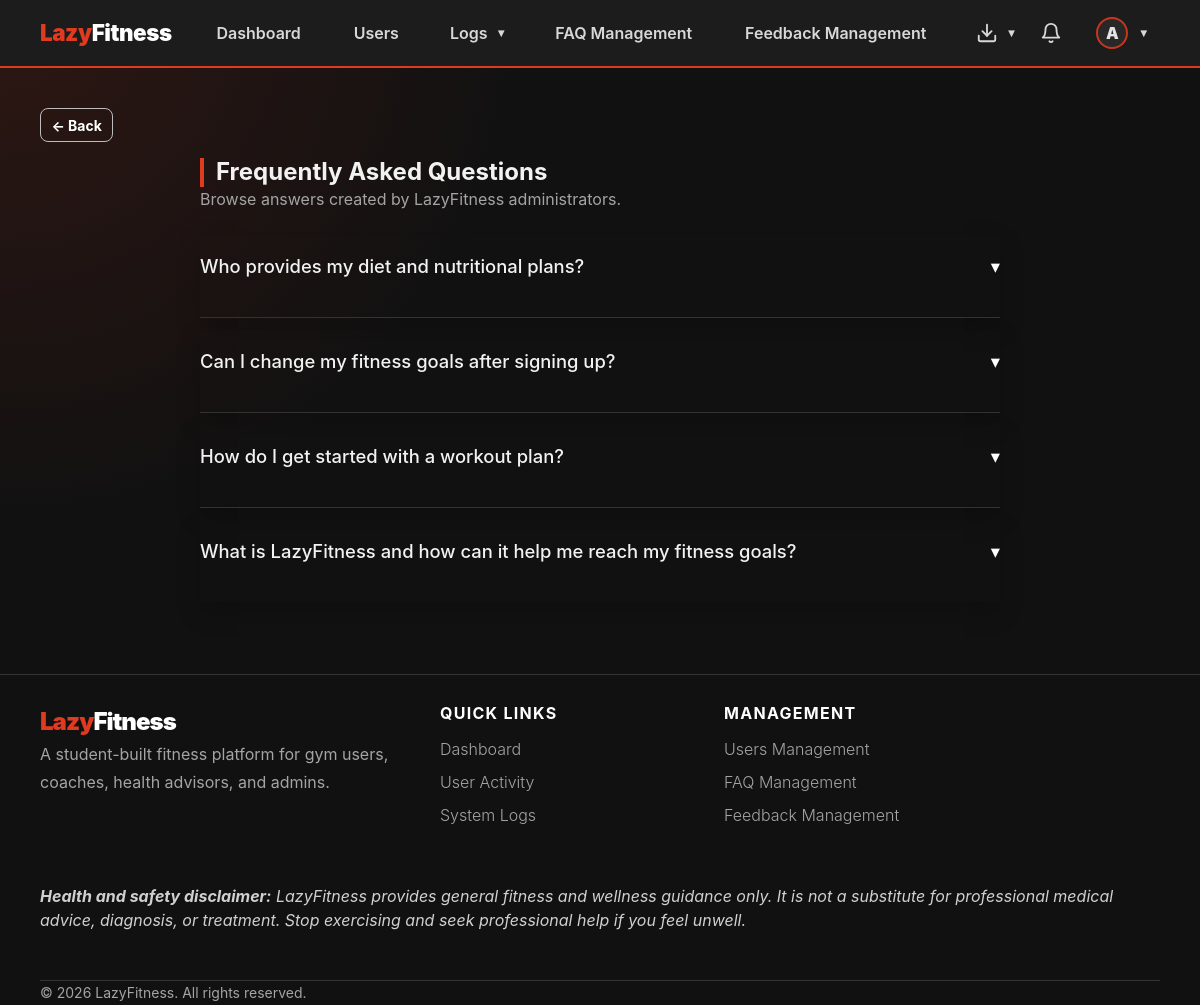
/faq/ (signed in), run on the app's committed database.
### apps/accounts/models.py (models this page shows, shortened)
class User(AbstractBaseUser, PermissionsMixin):
    ROLE_CHOICES = [
        ('gym_user',       'Gym User'),
        ('fitness_coach',  'Fitness Coach'),
        ('health_advisor', 'Health Advisor'),
        ('admin',          'Admin'),
    ]
    username_validator = RegexValidator(
        regex=r'^[\w.@+-]+$',
        message='Username may contain letters, numbers, and @/./+/-/_ characters only.',
    )
    username    = models.CharField(max_length=150, unique=True, validators=[username_validator])
    email       = models.EmailField(unique=True)
    profile_picture = models.ImageField(
        upload_to='profile_pictures/',
        blank=True,
        null=True,
        help_text='Optional profile picture used across LazyFitness.',
    )
    role        = models.CharField(max_length=20, choices=ROLE_CHOICES)
    is_active   = models.BooleanField(default=True)   # userStatus
    is_staff    = models.BooleanField(default=False)
    date_joined = models.DateTimeField(auto_now_add=True)
    USERNAME_FIELD  = 'username'
    REQUIRED_FIELDS = ['email', 'role']
    objects = UserManager()
    @property
    def display_name(self):
        profile_fields = [
            ('gymuser', 'user_name'),
            ('coach', 'coach_name'),
            ('healthadvisor', 'advisor_name'),
            ('adminprofile', 'admin_name'),
        ]
        for relation, field in profile_fields:
            try:
                profile = getattr(self, relation)
            except Exception:
                profile = None
            value = getattr(profile, field, '') if profile else ''
            if value:
                return value
        return self.username or self.email
    @property
    def avatar_initial(self):
        name = self.display_name or self.username or self.email or '?'
        return name.strip()[:1].upper()
    @property
    def is_gym_user(self):
        return self.role == 'gym_user'
    @property
    def is_coach(self):
        return self.role == 'fitness_coach'
    @property
    def is_health_advisor(self):
        return self.role == 'health_advisor'
    @property
    def is_admin_user(self):
        return self.role == 'admin'

### apps/admin_panel/models.py (models this page shows, shortened)
class AdminProfile(models.Model):
    user = models.OneToOneField(User, on_delete=models.CASCADE, primary_key=True)
    admin_name = models.CharField(max_length=255)

class FAQ(models.Model):
    admin = models.ForeignKey(AdminProfile, on_delete=models.SET_NULL, null=True, related_name='faqs')
    question = models.CharField(max_length=500)
    answer = models.TextField()
    created_at = models.DateTimeField(auto_now_add=True)
    updated_at = models.DateTimeField(auto_now=True)

### lazyfitness/views.py (the view)
# urls.py: path('faq/', views.faq_public, name='faq_public'),
def faq_public(request):
    faqs = FAQ.objects.order_by('-updated_at')
    return render(request, 'shared/faq.html', {'faqs': faqs})

### apps/gym_user/messaging.py (called while the page is built)
def unread_count_for_user(user, conversations=None):
    qs = Message.objects.exclude(sender=user).exclude(read_by=user)
    if conversations is not None:
        qs = qs.filter(conversation__in=conversations)
    else:
        qs = qs.filter(conversation__participants=user)
    return qs.distinct().count()

### lazyfitness/view_helpers.py (called while the page is built)
def role_fallback_url(user):
    if getattr(user, 'is_authenticated', False):
        if getattr(user, 'role', '') == 'gym_user':
            return reverse('gym_user:dashboard')
        if getattr(user, 'role', '') == 'fitness_coach':
            return reverse('coach:dashboard')
        if getattr(user, 'role', '') == 'health_advisor':
            return reverse('health_advisor:dashboard')
        if getattr(user, 'role', '') == 'admin':
            return reverse('admin_panel:dashboard')
    return reverse('landing')

### templates/shared/faq.html (shortened to what this page needs)
{% extends "shared/base.html" %}
{% block content %}
<div class="mx-auto" style="max-width: 800px;">
    <div class="d-flex justify-content-between align-items-center mb-4">
        <div>
            <h2 class="section-title mb-0">Frequently Asked Questions</h2>
            <p class="text-secondary mb-0">Browse answers created by LazyFitness administrators.</p>
        </div>
    </div>
    <div class="accordion" id="faqAccordion">
        {% for faq in faqs %}
        <div class="accordion-item lf-faq-item mb-3">
            <h2 class="accordion-header">
                <button class="accordion-button collapsed" type="button" data-lf-toggle="collapse" data-lf-target="#faq{{ faq.id }}">
                    {{ faq.question }}
                </button>
            </h2>
        </div>
        {% empty %}
        <div class="card p-4 text-center text-secondary bg-transparent border-secondary">No FAQ entries yet.</div>
        {% endfor %}
    </div>
</div>
{% endblock %}

### templates/shared/base.html (shortened to what this page needs)
{% load static %}
<!DOCTYPE html>
<html lang="en">
<head>
  <link href="{% static 'css/lazyfitness.css' %}" rel="stylesheet">
</head>
<body>
<nav class="navbar navbar-expand-lg navbar-dark sticky-top" aria-label="Primary navigation">
  <div class="container nav-container">
    {% if user.is_authenticated %}
      {% if user.is_gym_user %}
        <a class="navbar-brand" href="{% url 'gym_user:dashboard' %}">Lazy<span class="text-white">Fitness</span></a>
      {% elif user.is_coach %}
        <a class="navbar-brand" href="{% url 'coach:dashboard' %}">Lazy<span class="text-white">Fitness</span></a>
      {% elif user.is_health_advisor %}
        <a class="navbar-brand" href="{% url 'health_advisor:dashboard' %}">Lazy<span class="text-white">Fitness</span></a>
      {% elif user.is_admin_user %}
        <a class="navbar-brand" href="{% url 'admin_panel:dashboard' %}">Lazy<span class="text-white">Fitness</span></a>
      {% else %}
        <a class="navbar-brand" href="{% url 'landing' %}">Lazy<span class="text-white">Fitness</span></a>
      {% endif %}
    {% else %}
      <a class="navbar-brand" href="{% url 'landing' %}">Lazy<span class="text-white">Fitness</span></a>
    {% endif %}
    <div class="navbar-collapse collapse" id="nav">
      {% if user.is_authenticated %}
        <ul class="navbar-nav main-nav mx-auto align-items-lg-center justify-content-lg-center flex-grow-1 gap-lg-4 px-lg-3 flex-nowrap">
          {% if user.is_gym_user %}
            <li class="nav-item"><a class="nav-link" href="{% url 'gym_user:dashboard' %}">Dashboard</a></li>
            <li class="nav-item dropdown profile-hover-dropdown">
              <a class="nav-link dropdown-toggle" href="#" data-lf-toggle="dropdown" role="button" aria-expanded="false">My Fitness</a>
              <ul class="dropdown-menu dropdown-menu-dark profile-centered-menu">
                <li><a class="dropdown-item" href="{% url 'gym_user:workout_select' %}">Workouts</a></li>
                <li><a class="dropdown-item" href="{% url 'gym_user:schedule' %}">Schedule</a></li>
                <li><a class="dropdown-item" href="{% url 'gym_user:progress' %}">Progress</a></li>
              </ul>
            </li>
            <li class="nav-item"><a class="nav-link" href="{% url 'gym_user:recommendation_list' %}">Health Recommendations</a></li>
            <li class="nav-item"><a class="nav-link" href="{% url 'accounts:submit_feedback' %}">Feedback</a></li>
            <li class="nav-item"><a class="nav-link" href="{% url 'faq_public' %}">FAQ</a></li>
          {% elif user.is_admin_user %}
            <li class="nav-item"><a class="nav-link" href="{% url 'admin_panel:dashboard' %}">Dashboard</a></li>
            <li class="nav-item"><a class="nav-link" href="{% url 'admin_panel:user_list' %}">Users</a></li>
            <li class="nav-item dropdown profile-hover-dropdown">
              <a class="nav-link dropdown-toggle" href="#" data-lf-toggle="dropdown" role="button" aria-expanded="false">Logs</a>
            </li>
            <li class="nav-item"><a class="nav-link" href="{% url 'admin_panel:faq_list' %}">FAQ Management</a></li>
            <li class="nav-item"><a class="nav-link" href="{% url 'admin_panel:feedback_list' %}">Feedback Management</a></li>
          {% endif %}
        </ul>
        <ul class="navbar-nav nav-actions ms-lg-auto align-items-center gap-2 gap-lg-3 flex-row flex-nowrap justify-content-end">
          {% if user.is_admin_user %}
            <li class="nav-item dropdown profile-hover-dropdown ms-2">
              <a class="nav-link nav-icon-link dropdown-toggle" href="#" data-lf-toggle="dropdown" role="button" aria-expanded="false" aria-label="Exports">
                <div class="icon-wrapper">
                  <svg width="22" height="22" viewBox="0 0 24 24" fill="none" stroke="currentColor" stroke-width="2" stroke-linecap="round" stroke-linejoin="round">
                    <path d="M21 15v4a2 2 0 0 1-2 2H5a2 2 0 0 1-2-2v-4"></path>
                    <polyline points="7 10 12 15 17 10"></polyline>
                    <line x1="12" y1="15" x2="12" y2="3"></line>
                  </svg>
                </div>
              </a>
            </li>
          {% endif %}
          <li class="nav-item">
            <a class="nav-link nav-icon-link" href="{% url 'accounts:notifications' %}" title="Notifications">
              <div class="icon-wrapper">
                <svg width="22" height="22" viewBox="0 0 24 24" fill="none" stroke="currentColor" stroke-width="2" stroke-linecap="round" stroke-linejoin="round"><path d="M18 8A6 6 0 0 0 6 8c0 7-3 9-3 9h18s-3-2-3-9"></path><path d="M13.73 21a2 2 0 0 1-3.46 0"></path></svg>
              </div>
            </a>
          </li>
          <li class="nav-item dropdown profile-hover-dropdown ms-1 flex-shrink-0">
            <a class="nav-link d-flex align-items-center gap-2 dropdown-toggle" href="#" role="button" data-lf-toggle="dropdown" aria-expanded="false">
              {% if user.profile_picture %}
                <img src="{{ user.profile_picture.url }}" alt="{{ user.username }} profile picture" class="rounded-circle avatar-sm">
              {% else %}
                <span class="avatar-initial-sm">{{ user.avatar_initial }}</span>
              {% endif %}
            </a>
          </li>
        </ul>
      {% endif %}
    </div>
  </div>
</nav>
<main class="container mt-4 pb-5">
  {% if user.is_authenticated %}
    <div class="mb-3">
      <button class="btn btn-outline-light btn-sm" type="button" data-lf-back data-fallback="{{ nav_back_fallback|default:'/' }}">← Back</button>
    </div>
  {% endif %}
  {% block content %}{% endblock %}
</main>
<footer class="site-footer py-5 mt-4">
  <div class="container">
    <div class="row gy-4">
      <div class="col-lg-6 col-md-12 footer-brand">
        <div class="footer-logo">Lazy<span>Fitness</span></div>
        <p class="footer-copy text-muted pe-lg-5">A student-built fitness platform for gym users, coaches, health advisors, and admins.</p>
      </div>
      {% if user.is_authenticated %}
        <div class="col-lg-3 col-md-6">
          <h5 class="footer-heading">Quick Links</h5>
          <ul class="footer-links">
            {% if user.is_gym_user %}
              <li class="footer-link"><a href="{% url 'gym_user:dashboard' %}">Dashboard</a></li>
              <li class="footer-link"><a href="{% url 'gym_user:workout_select' %}">Workouts</a></li>
              <li class="footer-link"><a href="{% url 'gym_user:schedule' %}">Schedule</a></li>
              <li class="footer-link"><a href="{% url 'gym_user:progress' %}">Progress</a></li>
              <li class="footer-link"><a href="{% url 'gym_user:recommendation_list' %}">Health Recommendations</a></li>
            {% elif user.is_admin_user %}
              <li class="footer-link"><a href="{% url 'admin_panel:dashboard' %}">Dashboard</a></li>
              <li class="footer-link"><a href="{% url 'admin_panel:login_activity_list' %}">User Activity</a></li>
              <li class="footer-link"><a href="{% url 'admin_panel:system_log_list' %}">System Logs</a></li>
            {% endif %}
          </ul>
        </div>
        <div class="col-lg-3 col-md-6">
          {% if user.is_admin_user %}
            <h5 class="footer-heading">Management</h5>
            <ul class="footer-links">
              <li class="footer-link"><a href="{% url 'admin_panel:user_list' %}">Users Management</a></li>
              <li class="footer-link"><a href="{% url 'admin_panel:faq_list' %}">FAQ Management</a></li>
              <li class="footer-link"><a href="{% url 'admin_panel:feedback_list' %}">Feedback Management</a></li>
            </ul>
          {% else %}
            <h5 class="footer-heading">Support</h5>
            <ul class="footer-links">
              <li class="footer-link"><a href="{% url 'accounts:submit_feedback' %}">Feedback</a></li>
              <li class="footer-link"><a href="{% url 'faq_public' %}">FAQ</a></li>
            </ul>
          {% endif %}
        </div>
      {% endif %}
    </div>
    <div class="lf-footer-disclaimer py-4 mt-4"><i>
        <strong>Health and safety disclaimer:</strong>
        LazyFitness provides general fitness and wellness guidance only. It is not a substitute for professional medical advice, diagnosis, or treatment. Stop exercising and seek professional help if you feel unwell.
    </i></div>
    <div class="footer-bottom mt-4 pt-4 border-top">
      <p class="footer-copy small mb-0">© {% now "Y" %} LazyFitness. All rights reserved.</p>
    </div>
  </div>
</footer>
</body>
</html>

### data on the page
User: avatar_initial "A"
FAQ: question "Who provides my diet and nutritional plans?"
FAQ: question "Can I change my fitness goals after signing up?"
FAQ: question "How do I get started with a workout plan?"
FAQ: question "What is LazyFitness and how can it help me reach my fitness goals?"
